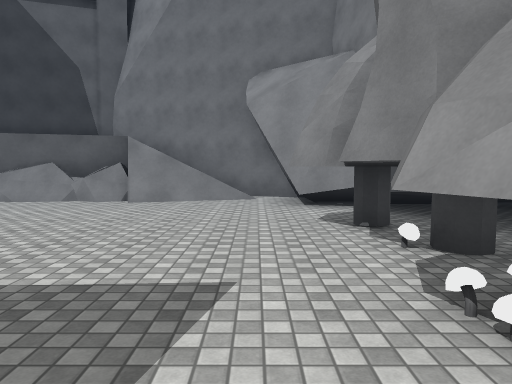
[1] (above)

24 first-person views from a walk through a scene from a Unity 3-D project. The camera is 1.5 m above the floor, tilts 4° down and sees 70° across. The floor is counted in squares, 2 m on a side. Each view is taken from the middle of a square. On the plan, view 1 faces up. The plan holds only what a view shows up to about 11 squares ahead; the rest is blank. The place goes on beyond the plan. Surface patterns are stand-ins for the level's own textures.

[2]
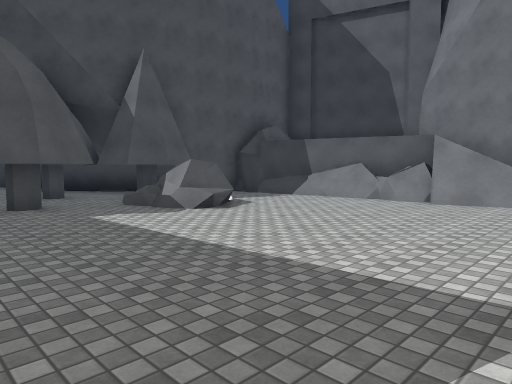

[3]
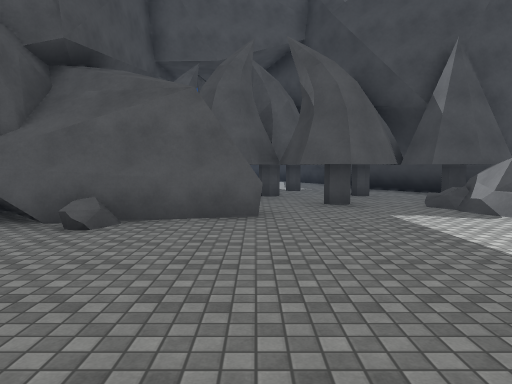

[4]
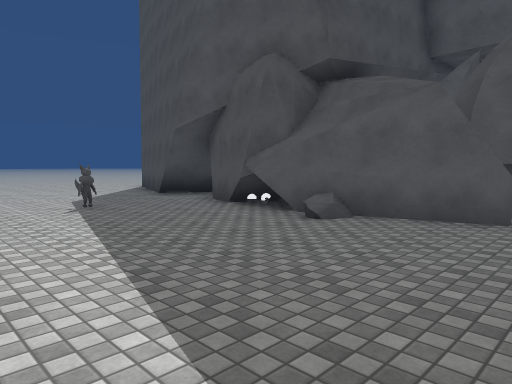

[5]
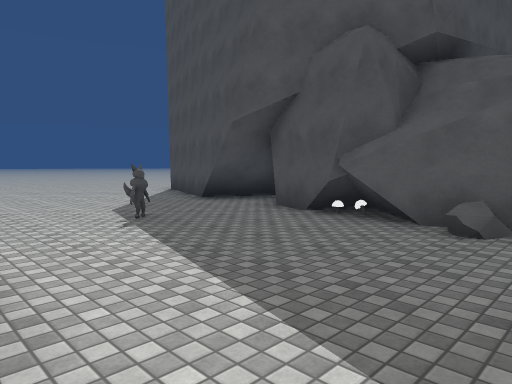

[6]
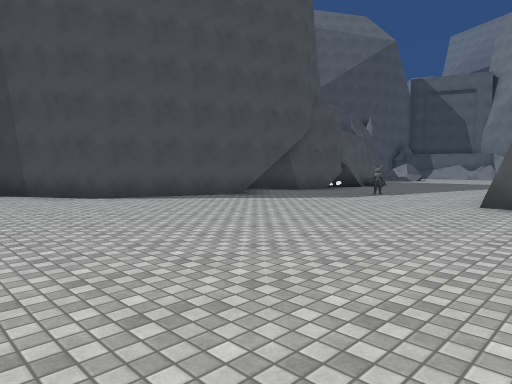

[7]
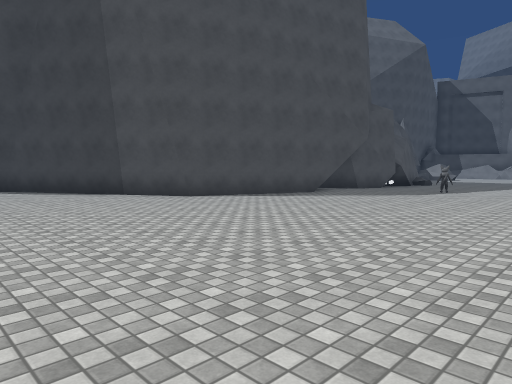

[8]
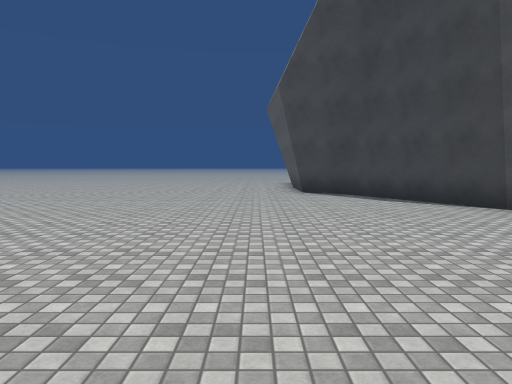

[9]
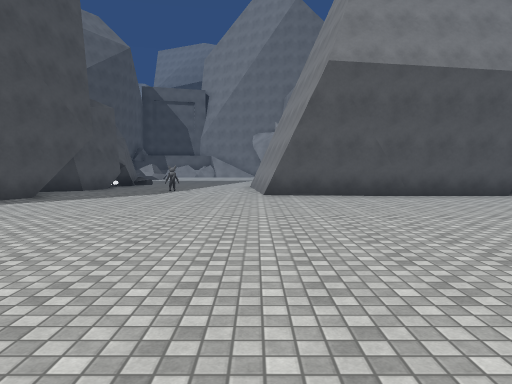

[10]
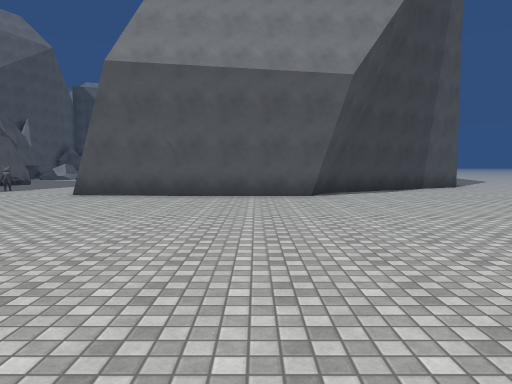

[11]
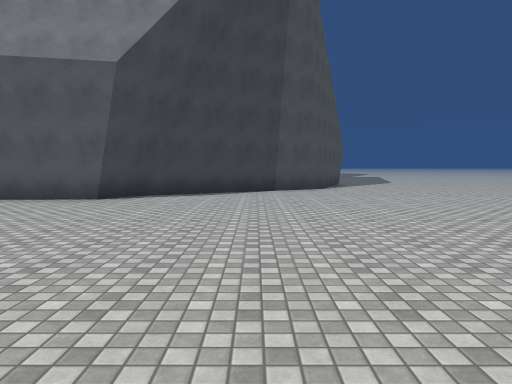

[12]
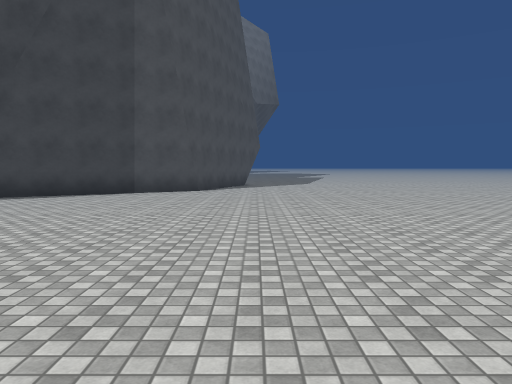

[13]
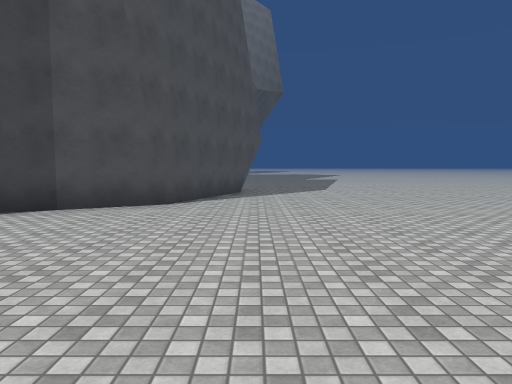

[14]
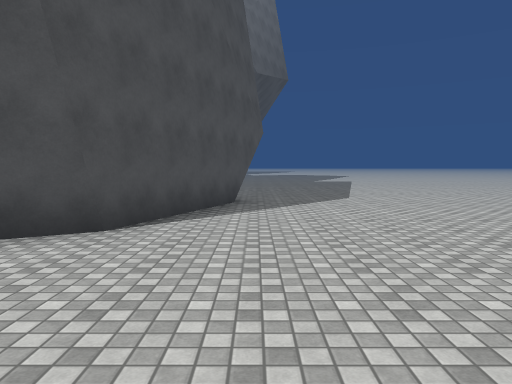

[15]
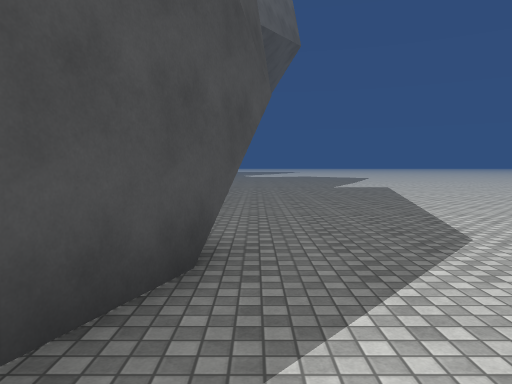

[16]
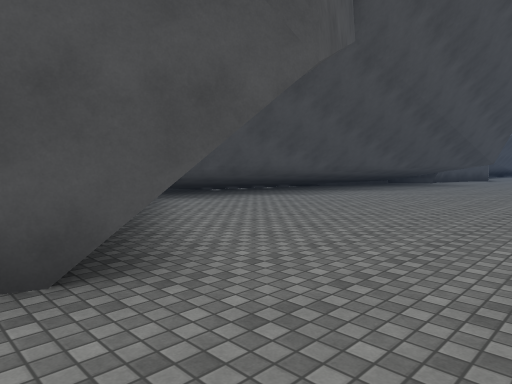

[17]
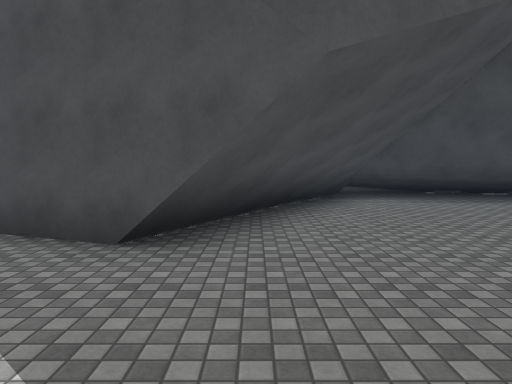

[18]
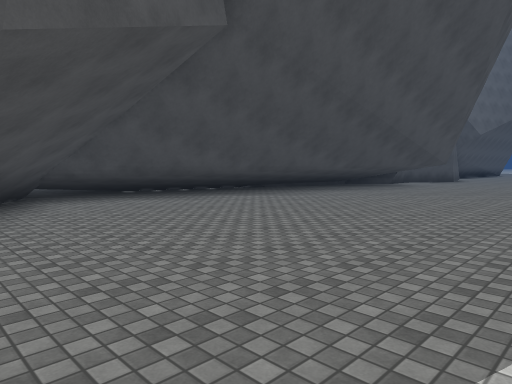

[19]
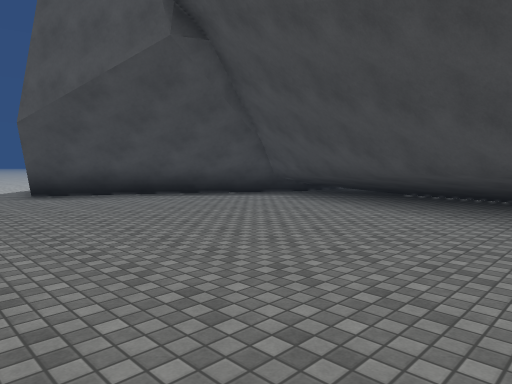

[20]
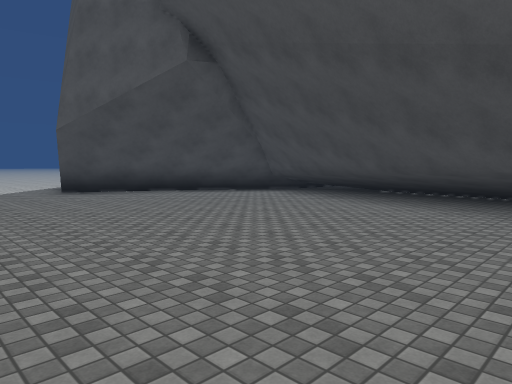

[21]
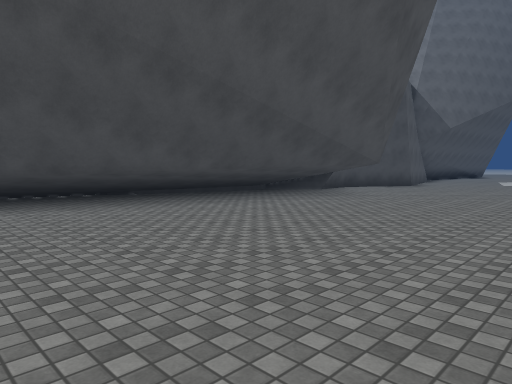

[22]
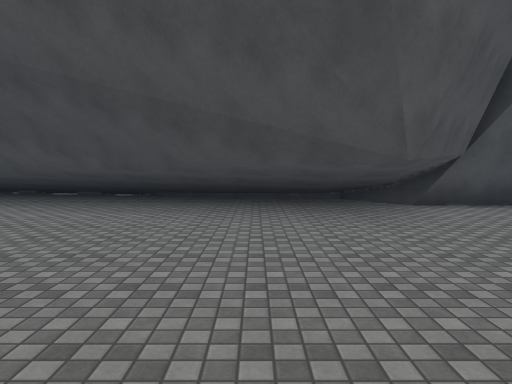

[23]
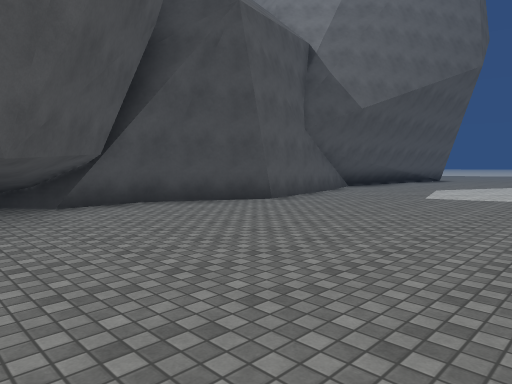

[24]
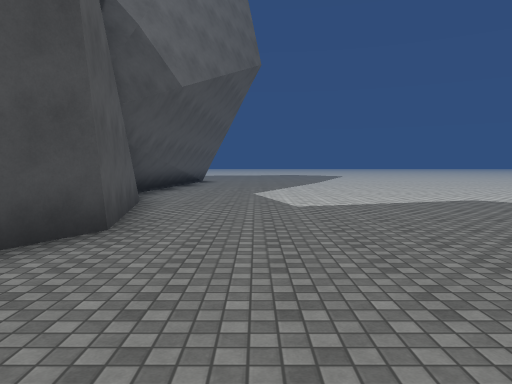

### Floor plan
Key: @ floor where view 1 was taken; # wall or solid block; . floor; / step, stairs or slope; R rock; M mushroom; O other object.
Columns run from 13 left of view 1 to 17 right of it. Each row starts with its distance up from view 1.
 24                         .......
 23                        #.......
 22                        ##......
 21                         #......
 20                        ##.....
 19                        #......
 18                        #......
 17                        #.......
 16                       ###......
 15                       ####.....
 14                       ####.....
 13                       ####.....
 12                       ###.....
 11       ######          ###......
 10           /####       ###......
  9           ////#       ##.......
  8      R///R///.#       ##.......
  7     #.........##      ##.......
  6     # .........##    ##........
  5   ###ORO......OO     ##........
  4  ###OORR......OO     ##........
  3  #  O.........MO    ###........
  2     OOO.......MO      ###......
  1     OOO.......OO        ###....
  0   OO OO#.....@            #....
 -1      O #......            #....
 -2        ##.....           ##....
 -3         #....            #.....
 -4         #....          ###.....
 -5        ##....        ###.......
 -6        #..O...      ##.........
 -7       ##......##   ##..........
 -8        #.......#####...........
 -9        #.......................
-10       ##.......................
-11       #........................
-12     ###.......................
-13   ###.........................
-14  ##..........................
-15 ##................... ...  .
-16 #..............  ...   .
-17 ...............   .
-18 ...........
-19 ..........
-20 ........
-21 .......

Positions as (right, up) in squares from view 1, and headings:
1: (0, 0), facing up
2: (0, 0), facing up-left
3: (0, 0), facing left
4: (0, 1), facing down-left
5: (0, -1), facing down-left
6: (2, -15), facing up-left
7: (1, -17), facing up-left
8: (-2, -17), facing left
9: (0, -17), facing up
10: (5, -17), facing up
11: (10, -16), facing up
12: (14, -15), facing up
13: (14, -11), facing up
14: (14, -8), facing up
15: (14, -3), facing up
16: (16, -1), facing up-left
17: (17, 1), facing left
18: (17, 1), facing up-left
19: (16, 10), facing down-left
20: (17, 11), facing down-left
21: (17, 6), facing up-left
22: (17, 13), facing left
23: (17, 14), facing up-left
24: (13, 16), facing up
